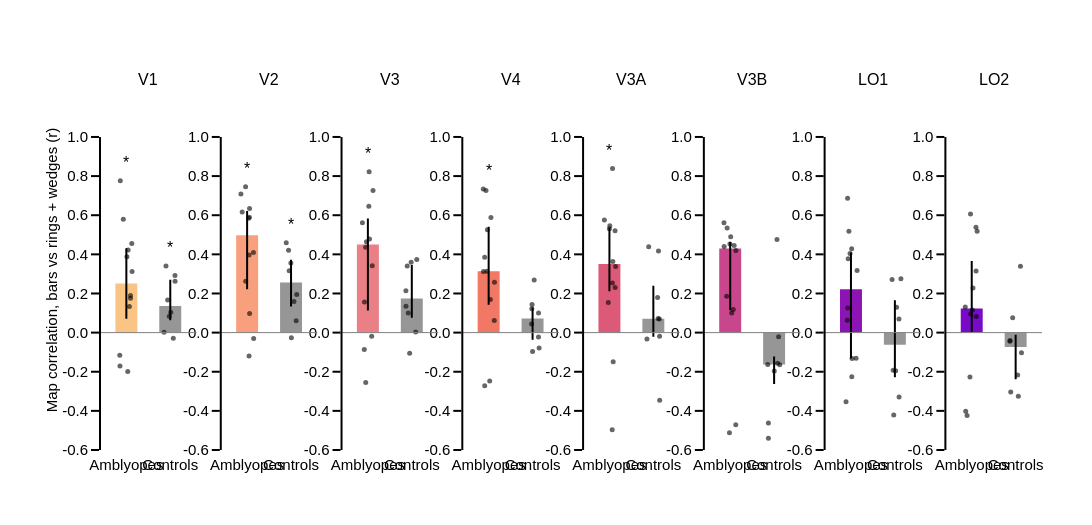

Notebook cell for this chart:
### Markdown cell above
**Figure A (group):** the same test for every subject. For each subject and ROI, Spearman r across vertices between the β_FE − β_AE maps of half A and half B (bars vs rings + wedges, true eyes), i.e. the r of the example scatter plots above, computed for all subjects. Bars = median, error bars = 25-75 %, one dot per subject. Stars: r > 0 (Wilcoxon one-sided, FDR over the 8 ROIs, per group).

### Code cell
# Figure A (group): map correlation between the halves (bars vs rings + wedges), every subject
df_a = df_sh[df_sh.split == 'stimulus']
rows = []
for roi in rois_to_keep:
    for group in groups:
        v = df_a[(df_a.roi == roi) & (df_a.group == group)].r_true.dropna()
        rows.append({'roi': roi, 'group': group, 'median_r': v.median(), 'n': len(v),
                     'p': stats.wilcoxon(v, alternative='greater').pvalue})
a_stats = pd.DataFrame(rows)
a_stats['p_fdr'] = a_stats.groupby('group').p.transform(bh_fdr)
a_stats = a_stats.set_index(['group', 'roi'])
print(a_stats.round(3).unstack('group').to_string())

rng = np.random.default_rng(0)
w = 0.5
r_ticks = nice_ticks(df_a.r_true, 0.2)
y_step = (r_ticks[-1] - r_ticks[0]) * 0.05
fig = make_subplots(rows=1, cols=cols, subplot_titles=rois_to_keep, horizontal_spacing=hor_spacing)
for col_idx, roi in enumerate(rois_to_keep, start=1):
    for g_i, group in enumerate(groups):
        v = df_a[(df_a.roi == roi) & (df_a.group == group)].r_true.dropna()
        med, p25, p75 = v.median(), np.percentile(v, 25), np.percentile(v, 75)
        fig.add_trace(go.Bar(x=[g_i], y=[med], width=w, showlegend=False,
                             marker=dict(color=roi_colors_rgb[roi] if group == 'patient' else ctrl_color),
                             error_y=dict(type='data', array=[p75 - med], arrayminus=[med - p25], thickness=2, width=0, color='black')),
                      row=1, col=col_idx)
        fig.add_trace(go.Scatter(x=g_i + rng.uniform(-w * 0.3, w * 0.3, len(v)), y=v, mode='markers', showlegend=False,
                                 marker=dict(size=5, color='rgba(0,0,0,0.6)')), row=1, col=col_idx)
        fig.add_annotation(x=g_i, y=max(v.max(), 0) + y_step / 2, yanchor='bottom', showarrow=False, font=dict(size=16),
                           text=stars(a_stats.loc[(group, roi), 'p_fdr']), row=1, col=col_idx)
    xref, yref = 'x{}'.format('' if col_idx == 1 else col_idx), 'y{}'.format('' if col_idx == 1 else col_idx)
    fig.add_shape(type='line', x0=0, x1=1, y0=0, y1=0, xref='{} domain'.format(xref), yref=yref, line=dict(color='grey', width=1))
    fig.add_shape(type='line', x0=0, x1=0, y0=r_ticks[0], y1=r_ticks[-1], xref='{} domain'.format(xref), yref=yref,
                  line=dict(color=template_specs['axes_color'], width=template_specs['axes_width']))
fig.update_xaxes(showline=True, ticklen=0, linecolor='rgba(255,255,255,0)', tickangle=0, range=[-0.6, 1.6],
                 tickvals=[0, 1], ticktext=[group_labels[g] for g in groups])
fig.update_yaxes(showline=False, range=[r_ticks[0], r_ticks[-1] + 3 * y_step], tickvals=r_ticks,
                 ticktext=['{:.1f}'.format(t) for t in r_ticks])
fig.update_yaxes(title_text='Map correlation, bars vs rings + wedges (r)', row=1, col=1)
fig.update_layout(template=fig_template, height=fig_height, width=fig_width,
                  margin_l=fig_margin[0], margin_t=fig_margin[1] + 40, margin_r=fig_margin[2], margin_b=fig_margin[3])
fig.show()
fig.write_image('{}/od_q5_A_group_map_correlation.pdf'.format(fig_dir))

### Figure 1 — Plotly figure (JSON) as saved in the notebook; plotly's stock layout.template omitted (floating-point values rounded to 4 significant figures)
{"data": [{"error_y": {"array": [0.1799], "arrayminus": [0.1796], "color": "black", "thickness": 2, "type": "data", "width": 0}, "marker": {"color": "rgb(250, 196, 132)"}, "showlegend": false, "type": "bar", "width": 0.5, "x": [0], "xaxis": "x", "y": [0.251], "yaxis": "y"}, {"marker": {"color": "rgba(0, 0, 0, 0.6)", "size": 5}, "mode": "markers", "showlegend": false, "type": "scatter", "x": [0.04109, -0.06906, -0.1377, -0.145, 0.09398, 0.1238, 0.03199, 0.06885, 0.01309, 0.1305, 0.09476, -0.1492], "xaxis": "x", "y": [0.4226, 0.5792, 0.7768, -0.171, 0.1756, 0.456, -0.1983, 0.1339, 0.3875, 0.3125, 0.1896, -0.1161], "yaxis": "y"}, {"error_y": {"array": [0.1346], "arrayminus": [0.07237], "color": "black", "thickness": 2, "type": "data", "width": 0}, "marker": {"color": "rgb(150,150,150)"}, "showlegend": false, "type": "bar", "width": 0.5, "x": [1], "xaxis": "x", "y": [0.1356], "yaxis": "y"}, {"marker": {"color": "rgba(0, 0, 0, 0.6)", "size": 5}, "mode": "markers", "showlegend": false, "type": "scatter", "x": [1.107, 0.8601, 1.069, 0.9027, 1.109, 1.012, 0.9399, 0.9768], "xaxis": "x", "y": [0.2917, 0.002397, -0.02929, 0.3407, 0.2631, 0.1046, 0.1666, 0.08354], "yaxis": "y"}, {"error_y": {"array": [0.1239], "arrayminus": [0.276], "color": "black", "thickness": 2, "type": "data", "width": 0}, "marker": {"color": "rgb(248, 160, 126)"}, "showlegend": false, "type": "bar", "width": 0.5, "x": [0], "xaxis": "x2", "y": [0.497], "yaxis": "y2"}, {"marker": {"color": "rgba(0, 0, 0, 0.6)", "size": 5}, "mode": "markers", "showlegend": false, "type": "scatter", "x": [-0.1415, -0.1127, 0.05119, 0.04416, 0.03462, -0.0349, 0.1492, 0.1443, 0.05566, 0.04514, 0.05653, -0.03332], "xaxis": "x2", "y": [0.708, 0.6167, 0.5898, -0.1196, 0.5846, 0.7453, -0.02977, 0.4095, 0.6337, 0.3965, 0.09785, 0.2621], "yaxis": "y2"}, {"error_y": {"array": [0.1168], "arrayminus": [0.1218], "color": "black", "thickness": 2, "type": "data", "width": 0}, "marker": {"color": "rgb(150,150,150)"}, "showlegend": false, "type": "bar", "width": 0.5, "x": [1], "xaxis": "x2", "y": [0.2556], "yaxis": "y2"}, {"marker": {"color": "rgba(0, 0, 0, 0.6)", "size": 5}, "mode": "markers", "showlegend": false, "type": "scatter", "x": [0.8905, 1.066, 1.008, 0.9431, 0.9958, 1.117, 1.13, 0.9573], "xaxis": "x2", "y": [0.4593, 0.1584, -0.02686, 0.4205, 0.3563, 0.06007, 0.195, 0.3161], "yaxis": "y2"}, {"error_y": {"array": [0.1331], "arrayminus": [0.3371], "color": "black", "thickness": 2, "type": "data", "width": 0}, "marker": {"color": "rgb(235, 127, 134)"}, "showlegend": false, "type": "bar", "width": 0.5, "x": [0], "xaxis": "x3", "y": [0.4498], "yaxis": "y3"}, {"marker": {"color": "rgba(0, 0, 0, 0.6)", "size": 5}, "mode": "markers", "showlegend": false, "type": "scatter", "x": [0.02146, -0.05344, 0.02829, -0.04863, -0.03251, 0.1171, -0.08185, 0.03696, -0.1248, 0.09979, 0.08613, -0.07819], "xaxis": "x3", "y": [0.6462, 0.4358, 0.8218, -0.255, 0.4638, 0.7259, -0.08656, 0.4785, 0.5618, 0.3417, -0.01811, 0.1563], "yaxis": "y3"}, {"error_y": {"array": [0.1711], "arrayminus": [0.09852], "color": "black", "thickness": 2, "type": "data", "width": 0}, "marker": {"color": "rgb(150,150,150)"}, "showlegend": false, "type": "bar", "width": 0.5, "x": [1], "xaxis": "x3", "y": [0.1744], "yaxis": "y3"}, {"marker": {"color": "rgba(0, 0, 0, 0.6)", "size": 5}, "mode": "markers", "showlegend": false, "type": "scatter", "x": [1.113, 0.8676, 0.9508, 0.8951, 0.9851, 1.089, 0.9192, 0.8656], "xaxis": "x3", "y": [0.3734, 0.1346, -0.1053, 0.3406, 0.3599, 0.002574, 0.1003, 0.2142], "yaxis": "y3"}, {"error_y": {"array": [0.2283], "arrayminus": [0.1705], "color": "black", "thickness": 2, "type": "data", "width": 0}, "marker": {"color": "rgb(240, 120, 100)"}, "showlegend": false, "type": "bar", "width": 0.5, "x": [0], "xaxis": "x4", "y": [0.3131], "yaxis": "y4"}, {"marker": {"color": "rgba(0, 0, 0, 0.6)", "size": 5}, "mode": "markers", "showlegend": false, "type": "scatter", "x": [-0.02863, -0.09045, -0.1228, 0.0241, -0.06039, 0.0516, -0.09015, 0.1326, -0.04047, -0.1184, 0.03873, 0.1281], "xaxis": "x4", "y": [0.5257, 0.3854, 0.7345, -0.2473, 0.7257, 0.5884, -0.2722, 0.2573, 0.3139, 0.3124, 0.1696, 0.06181], "yaxis": "y4"}, {"error_y": {"array": [0.05562], "arrayminus": [0.1089], "color": "black", "thickness": 2, "type": "data", "width": 0}, "marker": {"color": "rgb(150,150,150)"}, "showlegend": false, "type": "bar", "width": 0.5, "x": [1], "xaxis": "x4", "y": [0.07211], "yaxis": "y4"}, {"marker": {"color": "rgba(0, 0, 0, 0.6)", "size": 5}, "mode": "markers", "showlegend": false, "type": "scatter", "x": [0.9821, 1.136, 1.0, 0.9776, 1.036, 1.149, 1.135, 0.988], "xaxis": "x4", "y": [0.1224, 0.09976, -0.09649, 0.04446, 0.2687, -0.07899, -0.02266, 0.1437], "yaxis": "y4"}, {"error_y": {"array": [0.1841], "arrayminus": [0.1394], "color": "black", "thickness": 2, "type": "data", "width": 0}, "marker": {"color": "rgb(220, 90, 120)"}, "showlegend": false, "type": "bar", "width": 0.5, "x": [0], "xaxis": "x5", "y": [0.3504], "yaxis": "y5"}, {"marker": {"color": "rgba(0, 0, 0, 0.6)", "size": 5}, "mode": "markers", "showlegend": false, "type": "scatter", "x": [0.07732, -0.0007732, 0.008794, 0.08574, -0.0256, 0.07035, 0.06334, 0.1296, -0.1155, 0.0687, 0.1282, 0.1404], "xaxis": "x5", "y": [0.3634, 0.5307, 0.5459, -0.1484, 0.154, 0.8383, -0.4966, 0.2299, 0.5749, 0.2539, 0.5206, 0.3374], "yaxis": "y5"}, {"error_y": {"array": [0.1688], "arrayminus": [0.09208], "color": "black", "thickness": 2, "type": "data", "width": 0}, "marker": {"color": "rgb(150,150,150)"}, "showlegend": false, "type": "bar", "width": 0.5, "x": [1], "xaxis": "x5", "y": [0.07052], "yaxis": "y5"}, {"marker": {"color": "rgba(0, 0, 0, 0.6)", "size": 5}, "mode": "markers", "showlegend": false, "type": "scatter", "x": [0.8544, 1.109, 1.144, 1.137, 0.8946, 1.142, 1.117, 1.097], "xaxis": "x5", "y": [-0.03213, 0.072, -0.3455, 0.06903, 0.4391, -0.01804, 0.4172, 0.1801], "yaxis": "y5"}, {"error_y": {"array": [0.0324], "arrayminus": [0.316], "color": "black", "thickness": 2, "type": "data", "width": 0}, "marker": {"color": "rgb(200, 70, 140)"}, "showlegend": false, "type": "bar", "width": 0.5, "x": [0], "xaxis": "x6", "y": [0.4301], "yaxis": "y6"}, {"marker": {"color": "rgba(0, 0, 0, 0.6)", "size": 5}, "mode": "markers", "showlegend": false, "type": "scatter", "x": [-0.006004, -0.08029, 0.09056, 0.1271, -0.07016, 0.01168, -0.01717, 0.1293, -0.1378, 0.0696, 0.03431, -0.1415], "xaxis": "x6", "y": [0.4532, 0.1862, 0.4455, -0.4713, 0.535, 0.4905, -0.5119, 0.4201, 0.4402, 0.1186, 0.1007, 0.5609], "yaxis": "y6"}, {"error_y": {"array": [0.04086], "arrayminus": [0.09896], "color": "black", "thickness": 2, "type": "data", "width": 0}, "marker": {"color": "rgb(150,150,150)"}, "showlegend": false, "type": "bar", "width": 0.5, "x": [1], "xaxis": "x6", "y": [-0.1634], "yaxis": "y6"}, {"marker": {"color": "rgba(0, 0, 0, 0.6)", "size": 5}, "mode": "markers", "showlegend": false, "type": "scatter", "x": [1.066, 0.8548, 1.077, 1.004, 1.129, 0.8698, 1.102, 0.87], "xaxis": "x6", "y": [0.4758, -0.1631, -0.1563, -0.1958, -0.1637, -0.462, -0.02136, -0.5404], "yaxis": "y6"}, {"error_y": {"array": [0.1881], "arrayminus": [0.3536], "color": "black", "thickness": 2, "type": "data", "width": 0}, "marker": {"color": "rgb(140, 20, 180)"}, "showlegend": false, "type": "bar", "width": 0.5, "x": [0], "xaxis": "x7", "y": [0.2219], "yaxis": "y7"}, {"marker": {"color": "rgba(0, 0, 0, 0.6)", "size": 5}, "mode": "markers", "showlegend": false, "type": "scatter", "x": [-0.04671, -0.02091, 0.1398, 0.01867, -0.07234, -0.0775, 0.1164, -0.08224, -0.1126, -0.0635, 0.02584, 0.01623], "xaxis": "x7", "y": [0.5186, 0.4038, 0.3181, -0.2253, 0.1257, 0.6867, -0.1316, 0.06297, -0.3531, 0.3775, -0.1322, 0.4285], "yaxis": "y7"}, {"error_y": {"array": [0.2265], "arrayminus": [0.1671], "color": "black", "thickness": 2, "type": "data", "width": 0}, "marker": {"color": "rgb(150,150,150)"}, "showlegend": false, "type": "bar", "width": 0.5, "x": [1], "xaxis": "x7", "y": [-0.06144], "yaxis": "y7"}, {"marker": {"color": "rgba(0, 0, 0, 0.6)", "size": 5}, "mode": "markers", "showlegend": false, "type": "scatter", "x": [1.093, 1.018, 0.9365, 0.9739, 1.095, 1.038, 1.138, 0.9608], "xaxis": "x7", "y": [0.069, -0.195, 0.272, -0.4213, -0.3292, 0.1295, 0.2747, -0.1919], "yaxis": "y7"}, {"error_y": {"array": [0.2433], "arrayminus": [0.1177], "color": "black", "thickness": 2, "type": "data", "width": 0}, "marker": {"color": "rgb(120, 10, 200)"}, "showlegend": false, "type": "bar", "width": 0.5, "x": [0], "xaxis": "x8", "y": [0.1227], "yaxis": "y8"}, {"marker": {"color": "rgba(0, 0, 0, 0.6)", "size": 5}, "mode": "markers", "showlegend": false, "type": "scatter", "x": [0.01578, 0.02818, 0.1045, -0.1064, -0.02805, 0.123, -0.1371, 0.09681, -0.02538, 0.09894, -0.147, -0.04049], "xaxis": "x8", "y": [0.115, 0.2285, 0.08236, -0.4232, 0.6061, 0.518, -0.4016, 0.538, 0.09464, 0.3153, 0.1304, -0.2271], "yaxis": "y8"}, {"error_y": {"array": [0.06165], "arrayminus": [0.1656], "color": "black", "thickness": 2, "type": "data", "width": 0}, "marker": {"color": "rgb(150,150,150)"}, "showlegend": false, "type": "bar", "width": 0.5, "x": [1], "xaxis": "x8", "y": [-0.07317], "yaxis": "y8"}, {"marker": {"color": "rgba(0, 0, 0, 0.6)", "size": 5}, "mode": "markers", "showlegend": false, "type": "scatter", "x": [0.8736, 1.046, 0.9322, 1.061, 1.133, 0.888, 1.109, 0.8678], "xaxis": "x8", "y": [-0.04088, -0.2171, 0.07658, -0.3259, -0.1025, -0.3038, 0.339, -0.04381], "yaxis": "y8"}], "layout": {"annotations": [{"font": {"size": 16}, "showarrow": false, "text": "V1", "x": 0.05128, "xanchor": "center", "xref": "paper", "y": 1, "yanchor": "bottom", "yref": "paper"}, {"font": {"size": 16}, "showarrow": false, "text": "V2", "x": 0.1795, "xanchor": "center", "xref": "paper", "y": 1, "yanchor": "bottom", "yref": "paper"}, {"font": {"size": 16}, "showarrow": false, "text": "V3", "x": 0.3077, "xanchor": "center", "xref": "paper", "y": 1, "yanchor": "bottom", "yref": "paper"}, {"font": {"size": 16}, "showarrow": false, "text": "V4", "x": 0.4359, "xanchor": "center", "xref": "paper", "y": 1, "yanchor": "bottom", "yref": "paper"}, {"font": {"size": 16}, "showarrow": false, "text": "V3A", "x": 0.5641, "xanchor": "center", "xref": "paper", "y": 1, "yanchor": "bottom", "yref": "paper"}, {"font": {"size": 16}, "showarrow": false, "text": "V3B", "x": 0.6923, "xanchor": "center", "xref": "paper", "y": 1, "yanchor": "bottom", "yref": "paper"}, {"font": {"size": 16}, "showarrow": false, "text": "LO1", "x": 0.8205, "xanchor": "center", "xref": "paper", "y": 1, "yanchor": "bottom", "yref": "paper"}, {"font": {"size": 16}, "showarrow": false, "text": "LO2", "x": 0.9487, "xanchor": "center", "xref": "paper", "y": 1, "yanchor": "bottom", "yref": "paper"}, {"font": {"size": 16}, "showarrow": false, "text": "*", "x": 0, "xref": "x", "y": 0.8168, "yanchor": "bottom", "yref": "y"}, {"font": {"size": 16}, "showarrow": false, "text": "*", "x": 1, "xref": "x", "y": 0.3807, "yanchor": "bottom", "yref": "y"}, {"font": {"size": 16}, "showarrow": false, "text": "*", "x": 0, "xref": "x2", "y": 0.7853, "yanchor": "bottom", "yref": "y2"}, {"font": {"size": 16}, "showarrow": false, "text": "*", "x": 1, "xref": "x2", "y": 0.4993, "yanchor": "bottom", "yref": "y2"}, {"font": {"size": 16}, "showarrow": false, "text": "*", "x": 0, "xref": "x3", "y": 0.8618, "yanchor": "bottom", "yref": "y3"}, {"font": {"size": 16}, "showarrow": false, "text": "", "x": 1, "xref": "x3", "y": 0.4134, "yanchor": "bottom", "yref": "y3"}, {"font": {"size": 16}, "showarrow": false, "text": "*", "x": 0, "xref": "x4", "y": 0.7745, "yanchor": "bottom", "yref": "y4"}, {"font": {"size": 16}, "showarrow": false, "text": "", "x": 1, "xref": "x4", "y": 0.3087, "yanchor": "bottom", "yref": "y4"}, {"font": {"size": 16}, "showarrow": false, "text": "*", "x": 0, "xref": "x5", "y": 0.8783, "yanchor": "bottom", "yref": "y5"}, {"font": {"size": 16}, "showarrow": false, "text": "", "x": 1, "xref": "x5", "y": 0.4791, "yanchor": "bottom", "yref": "y5"}, {"font": {"size": 16}, "showarrow": false, "text": "", "x": 0, "xref": "x6", "y": 0.6009, "yanchor": "bottom", "yref": "y6"}, {"font": {"size": 16}, "showarrow": false, "text": "", "x": 1, "xref": "x6", "y": 0.5158, "yanchor": "bottom", "yref": "y6"}, {"font": {"size": 16}, "showarrow": false, "text": "", "x": 0, "xref": "x7", "y": 0.7267, "yanchor": "bottom", "yref": "y7"}, {"font": {"size": 16}, "showarrow": false, "text": "", "x": 1, "xref": "x7", "y": 0.3147, "yanchor": "bottom", "yref": "y7"}, {"font": {"size": 16}, "showarrow": false, "text": "", "x": 0, "xref": "x8", "y": 0.6461, "yanchor": "bottom", "yref": "y8"}, {"font": {"size": 16}, "showarrow": false, "text": "", "x": 1, "xref": "x8", "y": 0.379, "yanchor": "bottom", "yref": "y8"}], "height": 525, "margin": {"b": 75, "l": 100, "r": 50, "t": 90}, "shapes": [{"line": {"color": "grey", "width": 1}, "type": "line", "x0": 0, "x1": 1, "xref": "x domain", "y0": 0, "y1": 0, "yref": "y"}, {"line": {"color": "rgba(0, 0, 0, 1)", "width": 2}, "type": "line", "x0": 0, "x1": 0, "xref": "x domain", "y0": -0.6, "y1": 1, "yref": "y"}, {"line": {"color": "grey", "width": 1}, "type": "line", "x0": 0, "x1": 1, "xref": "x2 domain", "y0": 0, "y1": 0, "yref": "y2"}, {"line": {"color": "rgba(0, 0, 0, 1)", "width": 2}, "type": "line", "x0": 0, "x1": 0, "xref": "x2 domain", "y0": -0.6, "y1": 1, "yref": "y2"}, {"line": {"color": "grey", "width": 1}, "type": "line", "x0": 0, "x1": 1, "xref": "x3 domain", "y0": 0, "y1": 0, "yref": "y3"}, {"line": {"color": "rgba(0, 0, 0, 1)", "width": 2}, "type": "line", "x0": 0, "x1": 0, "xref": "x3 domain", "y0": -0.6, "y1": 1, "yref": "y3"}, {"line": {"color": "grey", "width": 1}, "type": "line", "x0": 0, "x1": 1, "xref": "x4 domain", "y0": 0, "y1": 0, "yref": "y4"}, {"line": {"color": "rgba(0, 0, 0, 1)", "width": 2}, "type": "line", "x0": 0, "x1": 0, "xref": "x4 domain", "y0": -0.6, "y1": 1, "yref": "y4"}, {"line": {"color": "grey", "width": 1}, "type": "line", "x0": 0, "x1": 1, "xref": "x5 domain", "y0": 0, "y1": 0, "yref": "y5"}, {"line": {"color": "rgba(0, 0, 0, 1)", "width": 2}, "type": "line", "x0": 0, "x1": 0, "xref": "x5 domain", "y0": -0.6, "y1": 1, "yref": "y5"}, {"line": {"color": "grey", "width": 1}, "type": "line", "x0": 0, "x1": 1, "xref": "x6 domain", "y0": 0, "y1": 0, "yref": "y6"}, {"line": {"color": "rgba(0, 0, 0, 1)", "width": 2}, "type": "line", "x0": 0, "x1": 0, "xref": "x6 domain", "y0": -0.6, "y1": 1, "yref": "y6"}, {"line": {"color": "grey", "width": 1}, "type": "line", "x0": 0, "x1": 1, "xref": "x7 domain", "y0": 0, "y1": 0, "yref": "y7"}, {"line": {"color": "rgba(0, 0, 0, 1)", "width": 2}, "type": "line", "x0": 0, "x1": 0, "xref": "x7 domain", "y0": -0.6, "y1": 1, "yref": "y7"}, {"line": {"color": "grey", "width": 1}, "type": "line", "x0": 0, "x1": 1, "xref": "x8 domain", "y0": 0, "y1": 0, "yref": "y8"}, {"line": {"color": "rgba(0, 0, 0, 1)", "width": 2}, "type": "line", "x0": 0, "x1": 0, "xref": "x8 domain", "y0": -0.6, "y1": 1, "yref": "y8"}], "width": 2100, "xaxis": {"anchor": "y", "domain": [0, 0.1026], "linecolor": "rgba(255,255,255,0)", "range": [-0.6, 1.6], "showline": true, "tickangle": 0, "ticklen": 0, "ticktext": ["Amblyopes", "Controls"], "tickvals": [0, 1], "type": "linear"}, "xaxis2": {"anchor": "y2", "domain": [0.1282, 0.2308], "linecolor": "rgba(255,255,255,0)", "range": [-0.6, 1.6], "showline": true, "tickangle": 0, "ticklen": 0, "ticktext": ["Amblyopes", "Controls"], "tickvals": [0, 1], "type": "linear"}, "xaxis3": {"anchor": "y3", "domain": [0.2564, 0.359], "linecolor": "rgba(255,255,255,0)", "range": [-0.6, 1.6], "showline": true, "tickangle": 0, "ticklen": 0, "ticktext": ["Amblyopes", "Controls"], "tickvals": [0, 1], "type": "linear"}, "xaxis4": {"anchor": "y4", "domain": [0.3846, 0.4872], "linecolor": "rgba(255,255,255,0)", "range": [-0.6, 1.6], "showline": true, "tickangle": 0, "ticklen": 0, "ticktext": ["Amblyopes", "Controls"], "tickvals": [0, 1], "type": "linear"}, "xaxis5": {"anchor": "y5", "domain": [0.5128, 0.6154], "linecolor": "rgba(255,255,255,0)", "range": [-0.6, 1.6], "showline": true, "tickangle": 0, "ticklen": 0, "ticktext": ["Amblyopes", "Controls"], "tickvals": [0, 1], "type": "linear"}, "xaxis6": {"anchor": "y6", "domain": [0.641, 0.7436], "linecolor": "rgba(255,255,255,0)", "range": [-0.6, 1.6], "showline": true, "tickangle": 0, "ticklen": 0, "ticktext": ["Amblyopes", "Controls"], "tickvals": [0, 1], "type": "linear"}, "xaxis7": {"anchor": "y7", "domain": [0.7692, 0.8718], "linecolor": "rgba(255,255,255,0)", "range": [-0.6, 1.6], "showline": true, "tickangle": 0, "ticklen": 0, "ticktext": ["Amblyopes", "Controls"], "tickvals": [0, 1], "type": "linear"}, "xaxis8": {"anchor": "y8", "domain": [0.8974, 1.0], "linecolor": "rgba(255,255,255,0)", "range": [-0.6, 1.6], "showline": true, "tickangle": 0, "ticklen": 0, "ticktext": ["Amblyopes", "Controls"], "tickvals": [0, 1], "type": "linear"}, "yaxis": {"anchor": "x", "domain": [0, 1], "range": [-0.6, 1.24], "showline": false, "ticktext": ["-0.6", "-0.4", "-0.2", "0.0", "0.2", "0.4", "0.6", "0.8", "1.0"], "tickvals": [-0.6, -0.4, -0.2, 0, 0.2, 0.4, 0.6, 0.8, 1], "title": {"text": "Map correlation, bars vs rings + wedges (r)"}, "type": "linear"}, "yaxis2": {"anchor": "x2", "domain": [0, 1], "range": [-0.6, 1.24], "showline": false, "ticktext": ["-0.6", "-0.4", "-0.2", "0.0", "0.2", "0.4", "0.6", "0.8", "1.0"], "tickvals": [-0.6, -0.4, -0.2, 0, 0.2, 0.4, 0.6, 0.8, 1], "type": "linear"}, "yaxis3": {"anchor": "x3", "domain": [0, 1], "range": [-0.6, 1.24], "showline": false, "ticktext": ["-0.6", "-0.4", "-0.2", "0.0", "0.2", "0.4", "0.6", "0.8", "1.0"], "tickvals": [-0.6, -0.4, -0.2, 0, 0.2, 0.4, 0.6, 0.8, 1], "type": "linear"}, "yaxis4": {"anchor": "x4", "domain": [0, 1], "range": [-0.6, 1.24], "showline": false, "ticktext": ["-0.6", "-0.4", "-0.2", "0.0", "0.2", "0.4", "0.6", "0.8", "1.0"], "tickvals": [-0.6, -0.4, -0.2, 0, 0.2, 0.4, 0.6, 0.8, 1], "type": "linear"}, "yaxis5": {"anchor": "x5", "domain": [0, 1], "range": [-0.6, 1.24], "showline": false, "ticktext": ["-0.6", "-0.4", "-0.2", "0.0", "0.2", "0.4", "0.6", "0.8", "1.0"], "tickvals": [-0.6, -0.4, -0.2, 0, 0.2, 0.4, 0.6, 0.8, 1], "type": "linear"}, "yaxis6": {"anchor": "x6", "domain": [0, 1], "range": [-0.6, 1.24], "showline": false, "ticktext": ["-0.6", "-0.4", "-0.2", "0.0", "0.2", "0.4", "0.6", "0.8", "1.0"], "tickvals": [-0.6, -0.4, -0.2, 0, 0.2, 0.4, 0.6, 0.8, 1], "type": "linear"}, "yaxis7": {"anchor": "x7", "domain": [0, 1], "range": [-0.6, 1.24], "showline": false, "ticktext": ["-0.6", "-0.4", "-0.2", "0.0", "0.2", "0.4", "0.6", "0.8", "1.0"], "tickvals": [-0.6, -0.4, -0.2, 0, 0.2, 0.4, 0.6, 0.8, 1], "type": "linear"}, "yaxis8": {"anchor": "x8", "domain": [0, 1], "range": [-0.6, 1.24], "showline": false, "ticktext": ["-0.6", "-0.4", "-0.2", "0.0", "0.2", "0.4", "0.6", "0.8", "1.0"], "tickvals": [-0.6, -0.4, -0.2, 0, 0.2, 0.4, 0.6, 0.8, 1], "type": "linear"}}}
